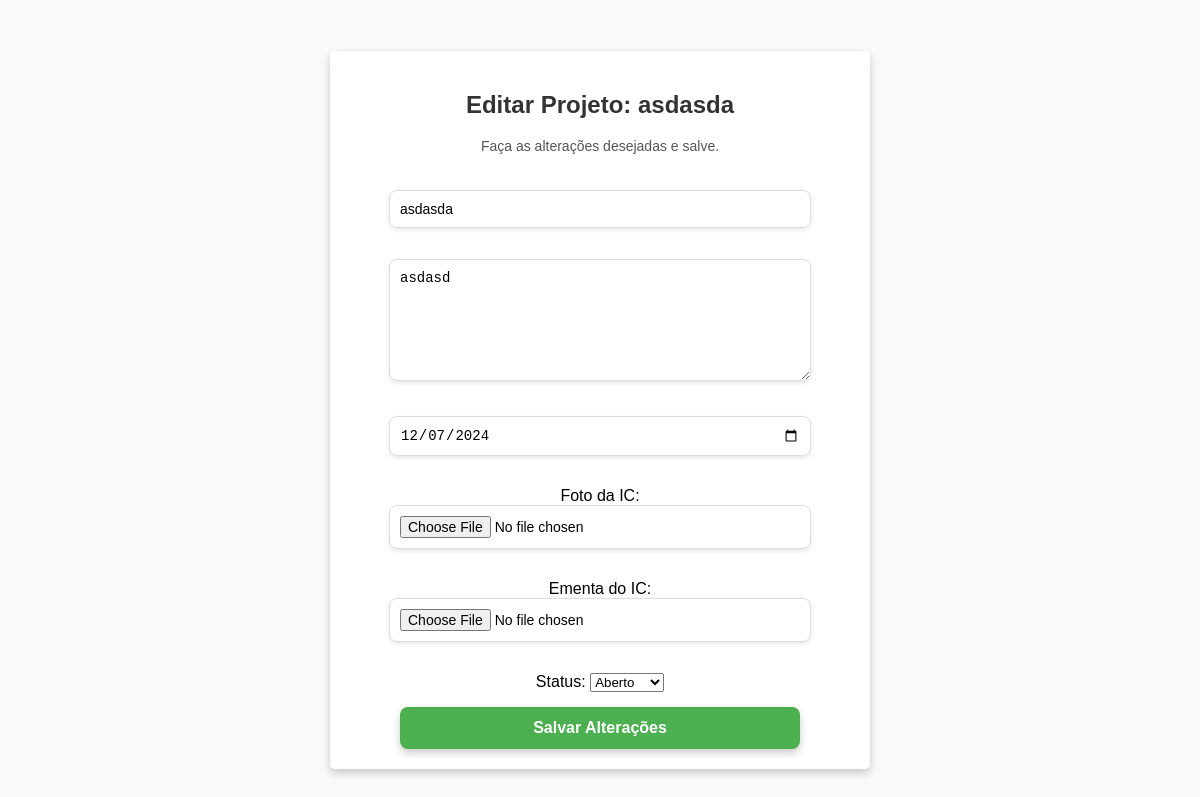
The app's page /feed/edit_project/37/ (signed in) with its own data.
### feed/models.py (models this page shows, shortened)
class Project(models.Model):
    OPEN_STATUS = True
    CLOSED_STATUS = False
    STATUS_CHOICES = (
        (OPEN_STATUS, 'Aberto'),
        (CLOSED_STATUS, 'Fechado'),
    )
    title = models.CharField(max_length=100)
    body = models.TextField(max_length=750)
    calendar = models.DateField(null=True, blank=True)
    author = models.ForeignKey(
        Profile,
        limit_choices_to={'role': 'teacher'},
        on_delete=models.CASCADE,
        null=True,
        blank=True,
        related_name='created_projects'
    )
    students = models.ManyToManyField(
        Profile,
        related_name='joined_projects',
        limit_choices_to={'role': 'student'},
        blank=True
    )
    image = models.ImageField(upload_to='project_images/', null=True, blank=True)
    pdf_file = models.FileField(upload_to='project_pdfs/', null=True, blank=True)
    status = models.BooleanField(default=OPEN_STATUS, choices=STATUS_CHOICES)

### feed/views.py (the view)
# urls.py: path('edit_project/<int:project_id>/', views.edit_project, name='edit_project'),
@login_required
def edit_project(request, project_id):
    project = get_object_or_404(Project, id=project_id)
    if project.author.user != request.user:
        raise Http404("Você não tem permissão para editar este projeto.")
    if request.method == 'POST':
        form = ProjectForm(request.POST, request.FILES, instance=project)
        if form.is_valid():
            form.save()
            return redirect('home')
    else:
        form = ProjectForm(instance=project)
    return render(request, 'edit_project.html', {'form': form, 'project': project})

### feed/templates/edit_project.html (shortened to what this page needs)
<!DOCTYPE html>
<html lang="pt-br">
<head>
</head>
<body>
    <main class="main">
        <div class="section-header">
            <h2 class="section-title">Editar Projeto: {{ project.title }}</h2>
            <p class="section-subtitle">Faça as alterações desejadas e salve.</p>
        </div>
        <form method="post" enctype="multipart/form-data">
            {{ form.as_p }}
            <button type="submit" class="submit-btn">Salvar Alterações</button>
        </form>
    </main>
</body>
</html>

### feed/templates/edit_project.html (style rules this page uses)
body { font-family: Arial, sans-serif; margin: 0; background-color: #f9f9f9; display: flex; justify-content: center; align-items: center; min-height: 100vh; flex-direction: column; text-align: center; }
.main { width: 90%; max-width: 500px; background-color: #fff; padding: 20px; border-radius: 5px; box-shadow: 0 4px 8px rgba(0, 0, 0, 0.2); margin-top: 20px; }
.section-header { margin-bottom: 20px; }
.section-title { font-size: 24px; color: #333; }
.section-subtitle { font-size: 14px; color: #555; }
form { display: flex; flex-direction: column; align-items: center; }
form p { width: 100%; margin-bottom: 15px; }
form input[type="text"], form input[type="date"], form input[type="file"], form textarea { width: 100%; max-width: 400px; padding: 10px; border-radius: 8px; border: 1px solid #ddd; font-size: 14px; background-color: rgba(255, 255, 255, 0.9); box-shadow: 0 2px 4px rgba(0, 0, 0, 0.1); }
form textarea { resize: vertical; height: 100px; }
.submit-btn { width: 100%; max-width: 400px; padding: 12px; background-color: #4CAF50; color: white; font-size: 16px; font-weight: bold; border: none; border-radius: 8px; cursor: pointer; box-shadow: 0 4px 8px rgba(0, 0, 0, 0.2); transition: background-color 0.3s ease; }

### records on screen
Project: title "asdasda", body "asdasd", calendar "12/07/2024", status "Aberto"
